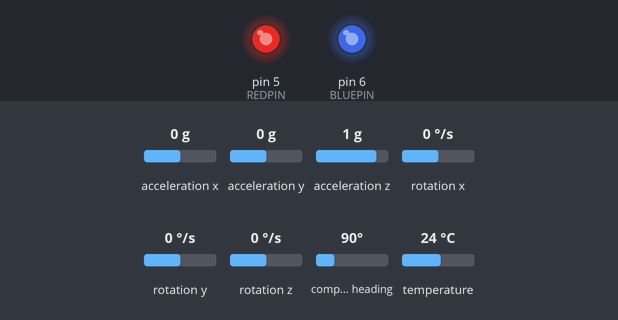
Bench run of a sketch on a simulated Arduino Uno, built with avr-gcc and run on an emulated ATmega328P. Shown: output pins drawn as LEDs (lit = HIGH). Inputs (shaded band) come from the test bench; at power-on: rotation z 0 °/s, acceleration x 0 g, acceleration y 0 g, acceleration z 1 g, rotation x 0 °/s, rotation y 0 °/s, compass heading 90°, temperature 24 °C.

Above: at 1.2 s.
1.3 s: rotation z set to -165 °/s
2.8 s: rotation z set to -179 °/s
At 4.0 s:
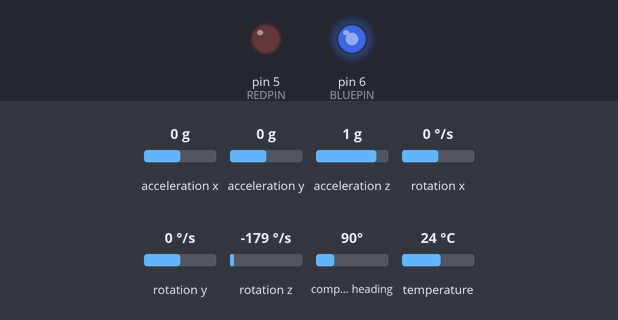
4.3 s: rotation z set to 192 °/s
At 4.8 s:
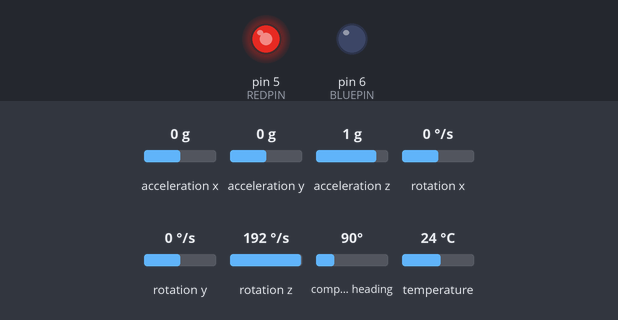
5.8 s: rotation z set to 179 °/s
7.3 s: rotation z set to 165 °/s
At 8.4 s:
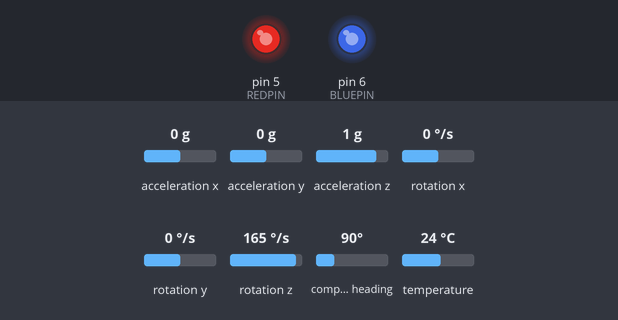
8.8 s: rotation z set to -192 °/s
At 10.0 s:
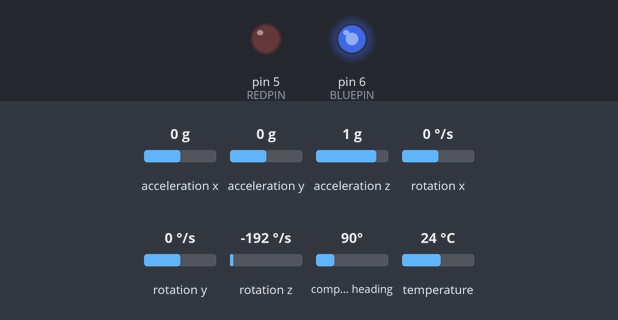
Timing chart, 0 to 11.3 s (numbered marks = the images above; inputs shaded):
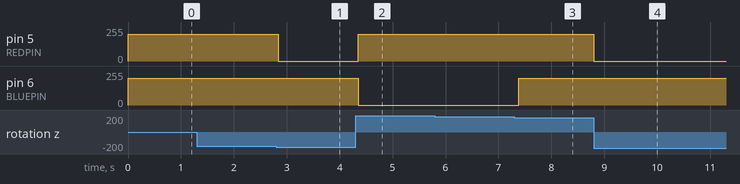

Measured:
- the behaviour switches between -171 and -172 °/s on rotation z (found by bisection; images 0 and 1)
- the behaviour switches between 172 and 171 °/s on rotation z (found by bisection; images 2 and 3)
- after the input at 1.3 s, every drawn part: stays the same
- after the input at 2.8 s, pin 5 (REDPIN): 200/255 → 0/255 at once
- after the input at 4.3 s, pin 5 (REDPIN): 0/255 → 200/255 after 0.05 s; pin 6 (BLUEPIN): 200/255 → 0/255 after 0.05 s
- after the input at 5.8 s, every drawn part: stays the same
- after the input at 7.3 s, pin 6 (BLUEPIN): 0/255 → 200/255 after 0.09 s
- after the input at 8.8 s, pin 5 (REDPIN): 200/255 → 0/255 at once

The sketch:

RGB-by-gyro.ino
```cpp
#include <SPI.h>
#include <Wire.h>
#include <Adafruit_Sensor.h>
#include <Adafruit_LSM9DS0.h>

#define REDPIN 5
#define BLUEPIN 6
#define FADESPEED 15     // make this higher to slow down

/* This driver uses the Adafruit unified sensor library (Adafruit_Sensor),
   which provides a common 'type' for sensor data and some helper functions.

   To use this driver you will also need to download the Adafruit_Sensor
   library and include it in your libraries folder.

   You should also assign a unique ID to this sensor for use with
   the Adafruit Sensor API so that you can identify this particular
   sensor in any data logs, etc.  To assign a unique ID, simply
   provide an appropriate value in the constructor below (12345
   is used by default in this example).

   Connections (For default I2C)
   ===========
   Connect SCL to analog 5
   Connect SDA to analog 4
   Connect VDD to 5V DC
   Connect GROUND to common ground

   History
   =======
   2014/JULY/25  - First version (KTOWN)
*/

/* Assign a unique base ID for this sensor */
Adafruit_LSM9DS0 lsm = Adafruit_LSM9DS0(1000);  // Use I2C, ID #1000


/* Or, use Hardware SPI:
  SCK -> SPI CLK
  SDA -> SPI MOSI
  G_SDO + XM_SDO -> tied together to SPI MISO
  then select any two pins for the two CS lines:
*/

#define LSM9DS0_XM_CS 10
#define LSM9DS0_GYRO_CS 9
//Adafruit_LSM9DS0 lsm = Adafruit_LSM9DS0(LSM9DS0_XM_CS, LSM9DS0_GYRO_CS, 1000);

/* Or, use Software SPI:
  G_SDO + XM_SDO -> tied together to the MISO pin!
  then select any pins for the SPI lines, and the two CS pins above
*/

#define LSM9DS0_SCLK 13
#define LSM9DS0_MISO 12
#define LSM9DS0_MOSI 11

//Adafruit_LSM9DS0 lsm = Adafruit_LSM9DS0(LSM9DS0_SCLK, LSM9DS0_MISO, LSM9DS0_MOSI, LSM9DS0_XM_CS, LSM9DS0_GYRO_CS, 1000);

/**************************************************************************/
/*
    Configures the gain and integration time for the TSL2561
*/
/**************************************************************************/
void configureSensor(void)
{
  // 1.) Set the accelerometer range
  lsm.setupAccel(lsm.LSM9DS0_ACCELRANGE_2G);
  //lsm.setupAccel(lsm.LSM9DS0_ACCELRANGE_4G);
  //lsm.setupAccel(lsm.LSM9DS0_ACCELRANGE_6G);
  //lsm.setupAccel(lsm.LSM9DS0_ACCELRANGE_8G);
  //lsm.setupAccel(lsm.LSM9DS0_ACCELRANGE_16G);

  // 2.) Set the magnetometer sensitivity
  lsm.setupMag(lsm.LSM9DS0_MAGGAIN_2GAUSS);
  //lsm.setupMag(lsm.LSM9DS0_MAGGAIN_4GAUSS);
  //lsm.setupMag(lsm.LSM9DS0_MAGGAIN_8GAUSS);
  //lsm.setupMag(lsm.LSM9DS0_MAGGAIN_12GAUSS);

  // 3.) Setup the gyroscope
  lsm.setupGyro(lsm.LSM9DS0_GYROSCALE_245DPS);
  //lsm.setupGyro(lsm.LSM9DS0_GYROSCALE_500DPS);
  //lsm.setupGyro(lsm.LSM9DS0_GYROSCALE_2000DPS);
}

/**************************************************************************/
/*
    Arduino setup function (automatically called at startup)
*/
/**************************************************************************/
void setup(void)
{

  pinMode(REDPIN, OUTPUT);
  pinMode(BLUEPIN, OUTPUT);

//  while (!Serial);  // wait for flora/leonardo

//  Serial.begin(9600);
//  Serial.println(F("LSM9DS0 9DOF Sensor Test")); Serial.println("");

  /* Initialise the sensor */
  if(!lsm.begin())
  {
    /* There was a problem detecting the LSM9DS0 ... check your connections */
//    Serial.print(F("Ooops, no LSM9DS0 detected ... Check your wiring or I2C ADDR!"));
//    while(1);
  }
//  Serial.println(F("Found LSM9DS0 9DOF"));

  /* Display some basic information on this sensor */
//  displaySensorDetails();

  /* Setup the sensor gain and integration time */
  configureSensor();

  /* We're ready to go! */
//  Serial.println("");


}


/**************************************************************************/
/*
    Arduino loop function, called once 'setup' is complete (your own code
    should go here)
*/
/**************************************************************************/
void loop(void)
{
  int r, g, b;

  /* Get a new sensor event */
  sensors_event_t accel, mag, gyro, temp;
  lsm.getEvent(&accel, &mag, &gyro, &temp);

  if (abs(gyro.gyro.z) < 3.0) {
    r = 200;
    b = 200;
  } else if (gyro.gyro.z > 3.0) {
    r = 200;
    b = 0;
  } else {
    r = 0;
    b = 200; }

  analogWrite(REDPIN, r);
  analogWrite(BLUEPIN, b);
  delay(100);

}
```
